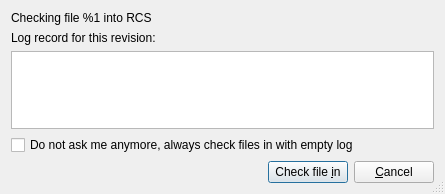
<?xml version="1.0" encoding="UTF-8"?>
<ui version="4.0">
 <class>RCSFileSaveDialog_q</class>
 <widget class="QDialog" name="RCSFileSaveDialog_q">
  <property name="enabled">
   <bool>true</bool>
  </property>
  <property name="geometry">
   <rect>
    <x>0</x>
    <y>0</y>
    <width>445</width>
    <height>194</height>
   </rect>
  </property>
  <property name="windowTitle">
   <string>Log record for the new revision</string>
  </property>
  <property name="sizeGripEnabled">
   <bool>true</bool>
  </property>
  <layout class="QGridLayout">
   <item row="3" column="0">
    <widget class="QCheckBox" name="nolog">
     <property name="text">
      <string>Do not ask me anymore, always check files in with empty log</string>
     </property>
    </widget>
   </item>
   <item row="4" column="0">
    <layout class="QHBoxLayout">
     <property name="spacing">
      <number>6</number>
     </property>
     <property name="margin" stdset="0">
      <number>0</number>
     </property>
     <item>
      <spacer name="Horizontal Spacing2">
       <property name="orientation">
        <enum>Qt::Orientation::Horizontal</enum>
       </property>
       <property name="sizeType">
        <enum>QSizePolicy::Policy::Expanding</enum>
       </property>
       <property name="sizeHint" stdset="0">
        <size>
         <width>20</width>
         <height>20</height>
        </size>
       </property>
      </spacer>
     </item>
     <item>
      <widget class="QPushButton" name="buttonOk">
       <property name="text">
        <string>Check file &amp;in</string>
       </property>
       <property name="shortcut">
        <string>Alt+I</string>
       </property>
       <property name="autoDefault">
        <bool>true</bool>
       </property>
       <property name="default">
        <bool>true</bool>
       </property>
      </widget>
     </item>
     <item>
      <widget class="QPushButton" name="buttonCancel">
       <property name="text">
        <string>&amp;Cancel</string>
       </property>
       <property name="shortcut">
        <string/>
       </property>
       <property name="autoDefault">
        <bool>true</bool>
       </property>
      </widget>
     </item>
    </layout>
   </item>
   <item row="2" column="0">
    <widget class="QTextEdit" name="rcslog">
     <property name="sizePolicy">
      <sizepolicy hsizetype="Expanding" vsizetype="Expanding">
       <horstretch>0</horstretch>
       <verstretch>0</verstretch>
      </sizepolicy>
     </property>
     <property name="maximumSize">
      <size>
       <width>32767</width>
       <height>32767</height>
      </size>
     </property>
    </widget>
   </item>
   <item row="0" column="0">
    <widget class="QLabel" name="checkinDialogTitle">
     <property name="text">
      <string>Checking file %1 into RCS</string>
     </property>
     <property name="wordWrap">
      <bool>false</bool>
     </property>
    </widget>
   </item>
   <item row="1" column="0">
    <widget class="QLabel" name="textLabel1">
     <property name="sizePolicy">
      <sizepolicy hsizetype="Preferred" vsizetype="Expanding">
       <horstretch>0</horstretch>
       <verstretch>0</verstretch>
      </sizepolicy>
     </property>
     <property name="text">
      <string>Log record for this revision: </string>
     </property>
     <property name="wordWrap">
      <bool>false</bool>
     </property>
    </widget>
   </item>
  </layout>
 </widget>
 <layoutdefault spacing="6" margin="11"/>
 <tabstops>
  <tabstop>rcslog</tabstop>
  <tabstop>nolog</tabstop>
  <tabstop>buttonOk</tabstop>
  <tabstop>buttonCancel</tabstop>
 </tabstops>
 <resources/>
 <connections>
  <connection>
   <sender>buttonOk</sender>
   <signal>clicked()</signal>
   <receiver>RCSFileSaveDialog_q</receiver>
   <slot>accept()</slot>
   <hints>
    <hint type="sourcelabel">
     <x>20</x>
     <y>20</y>
    </hint>
    <hint type="destinationlabel">
     <x>20</x>
     <y>20</y>
    </hint>
   </hints>
  </connection>
  <connection>
   <sender>buttonCancel</sender>
   <signal>clicked()</signal>
   <receiver>RCSFileSaveDialog_q</receiver>
   <slot>reject()</slot>
   <hints>
    <hint type="sourcelabel">
     <x>20</x>
     <y>20</y>
    </hint>
    <hint type="destinationlabel">
     <x>20</x>
     <y>20</y>
    </hint>
   </hints>
  </connection>
 </connections>
</ui>
